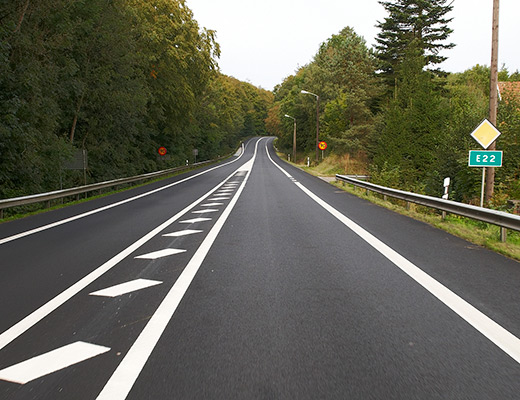
#> input picture selfDrivingCars/lane-detection/lanes.jpg, 520 x 400 px
$ python main.py
#> lines starting #> are read from the running program, lines starting #| are printed output that depends on the picture; after the words box and inside, x2 and y2 are one past the last pixel; in counts of white or black regions, pixels touching at a corner belong together
import cv2
import numpy as np

# READ AN IMAGE
image = cv2.imread('lanes.jpg')
#> image is the input picture: shape (400, 520, 3); mean B, G, R 89.5, 103, 103.2
def drawLanes(image, lanes):
    original = image.copy()
    blackImage = np.zeros((image.shape[0], image.shape[1], 3), dtype=np.uint8)
    for line in lanes:
        for x1, y1, x2, y2 in line:
            cv2.line(blackImage, (x1, y1), (x2, y2),(0, 255, 0), 5)

    return cv2.bitwise_or(blackImage, original)
def regionOfInterest(image, vertices):
    maskImage = np.zeros_like(image)
    match_mask_color =(255, 0, 0)
    cv2.fillPoly(maskImage, vertices, match_mask_color)
    return cv2.bitwise_and(image, maskImage)


# REGION OF INTEREST VERTICES
(height, width) = image.shape[:2]
#> height = 400; width = 520
roi_vertices = [(0, height), (width/2, height/2), (width, height)]
#> roi_vertices = [(0, 400), (260, 200), (520, 400)]
print(roi_vertices)
#| [(0, 400), (260.0, 200.0), (520, 400)]

# CREATE A GRAY IMAGE
grayImage = cv2.cvtColor(image, cv2.COLOR_BGRA2GRAY)
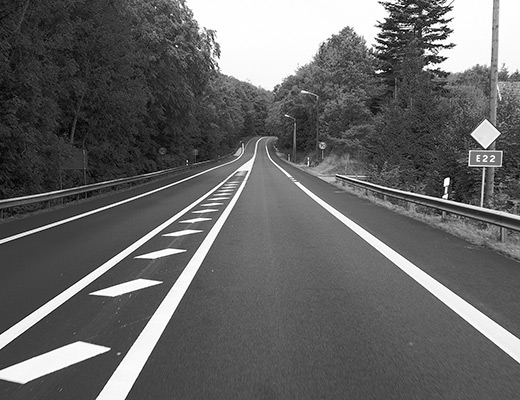
#> grayImage: shape (400, 520); min 0, max 255, mean 101.5
# CREATE IMAGE CANNY (reduce some noise on the image, USE LARGE THRESHOLD VALUES)
cannyImage = cv2.Canny(grayImage, 200, 150)
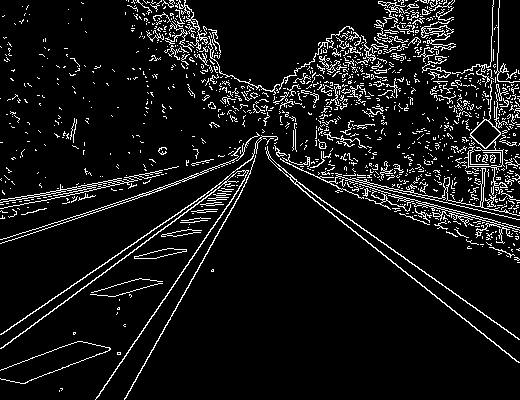
#> cannyImage: shape (400, 520); 8% white in thin lines or dots


# GET THE REGION OF INTEREST FROM THE IMAGE
croppedImage = regionOfInterest(cannyImage, np.array([roi_vertices], np.int32))
#> in regionOfInterest, `cv2.fillPoly(maskImage, vertices, match_mask_color)`:
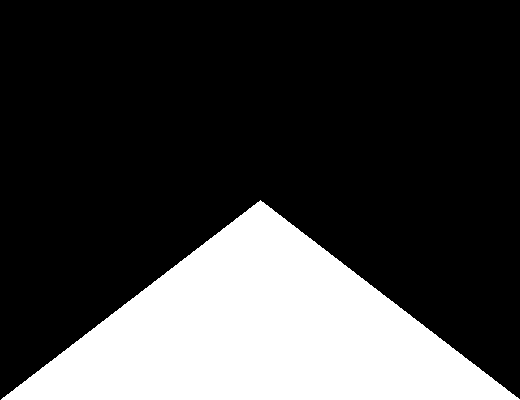
#> maskImage: shape (400, 520); 25% white; 1 white region, box (x1, y1, x2, y2) and area: (1, 200, 520, 400) 52060
#> in regionOfInterest, `return cv2.bitwise_and(image, maskImage)`:
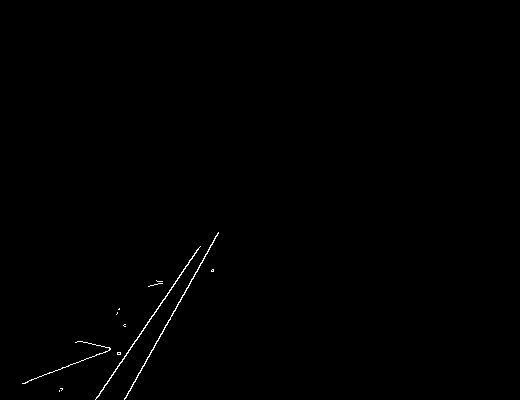
#> returned value: shape (400, 520); 0.34% white in thin lines or dots, all inside (x1, y1, x2, y2) = (22, 232, 219, 400)

line1 = cv2.HoughLinesP(croppedImage, rho=6, theta=np.pi/60,threshold=160, lines=np.array([]), minLineLength=40, maxLineGap=20 )
#> line1 = [[124, 399, 170, 319], [98, 396, 139, 334], [173, 311, 218, 232], [149, 321, 196, 250]]
# DISPLAY THE IMAGE

imageWithLanes = drawLanes(image, line1)
#> the loop in drawLanes, `for line in lanes:` made 4 passes
cv2.imshow("Lanes", imageWithLanes)
cv2.waitKey(0)

$ run again, with selfDrivingCars/lane-detection/bandicam 2021-04-18 22-41-01-429.jpg copied over selfDrivingCars/lane-detection/lanes.jpg
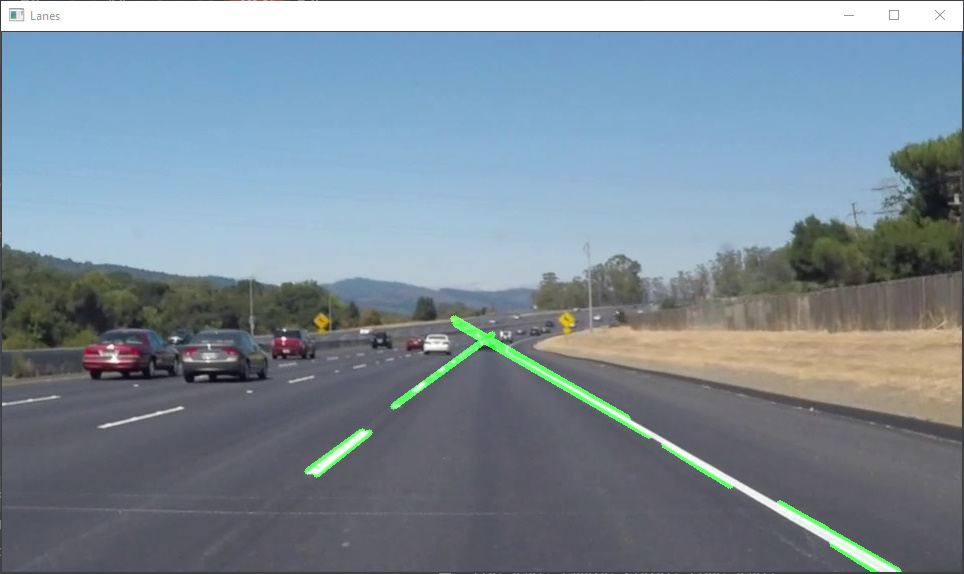
#> input picture selfDrivingCars/lane-detection/bandicam 2021-04-18 22-41-01-429.jpg, 964 x 574 px
#> image is the input picture: shape (574, 964, 3); mean B, G, R 151.3, 139.6, 124.3
#| [(0, 574), (482.0, 287.0), (964, 574)]
#> `cannyImage = cv2.Canny(grayImage, 200, 150)`:
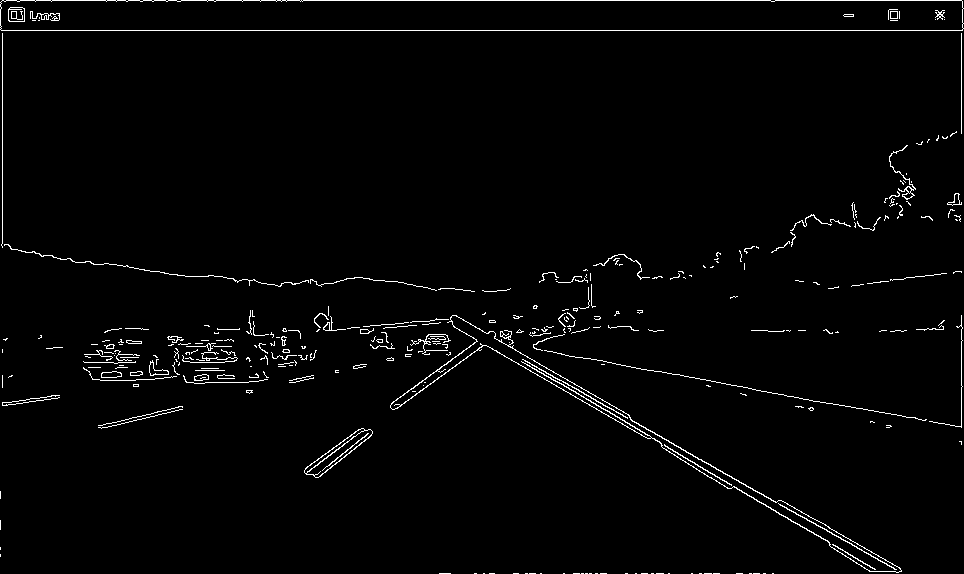
#> cannyImage: shape (574, 964); 2% white in thin lines or dots
#> maskImage: shape (574, 964); 25% white; 1 white region, box (x1, y1, x2, y2) and area: (1, 287, 964, 574) 138529
#> line1 = 21 rows, first 6: [442, 319, 661, 446], [763, 494, 894, 569], [489, 332, 539, 364], [595, 403, 727, 488], [600, 398, 669, 442], [521, 361, 667, 446]
#> the loop in drawLanes, `for line in lanes:` made 21 passes
#> after the loop in drawLanes, `for line in lanes:`:
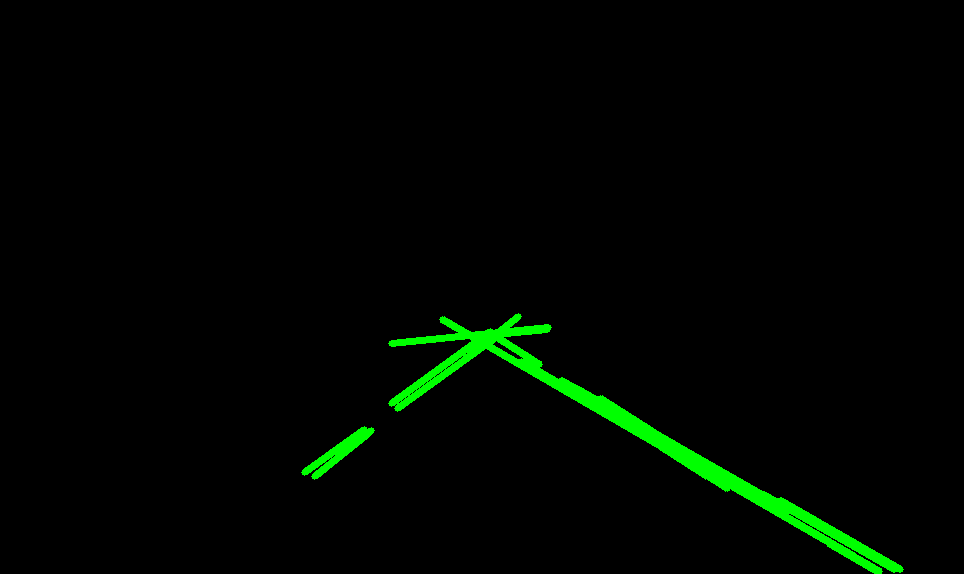
#> blackImage: shape (574, 964, 3); mean of channels 0, 1, 2 0, 5.5, 0; drawn as B, G, R
